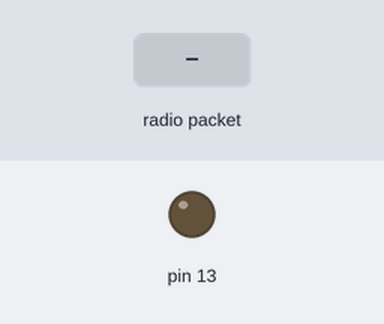
The sketch below on a simulated Arduino Uno, built with avr-gcc and run on an emulated ATmega328P. On the bench: output pins drawn as LEDs (lit = HIGH). Dashed ring = blinking. The test bench sets the inputs (shaded band). No radio packets arrive unless stated; what the sketch prints to the serial monitor is not drawn.

Above: at 0.1 s.
At 2.2 s:
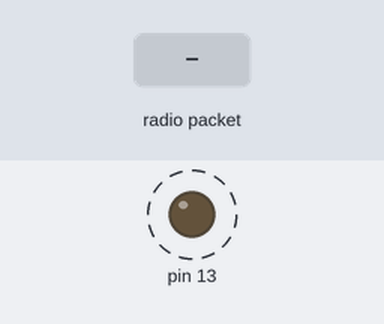
2.3 s: radio packet "1" arrives
Timing chart, 0 to 11.3 s (numbered marks = the images above; inputs shaded):
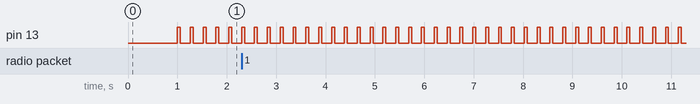

Measured:
- by itself, pin 13: alternates HIGH for 0.06 s and LOW for 0.20 s

The sketch:

DPER_20192_1031.ino
```cpp
#include <VirtualWire.h>
int token = 0;//token=0 ninguem tem a ficha , token=1 eu tenho a ficha , token=2 outro tem a ficha
 uint8_t buf[VW_MAX_MESSAGE_LEN];
 uint8_t buflen = VW_MAX_MESSAGE_LEN;
 const char *msg = "12 ";
void setup()
{
    pinMode(13,OUTPUT);
    Serial.begin(9600);  // Debugging only
    Serial.println("setup");

    vw_set_ptt_inverted(true); // Required for DR3100
    vw_setup(2000);  // Bits per sec

    vw_rx_start();       // Start the receiver PLL running
    while((millis()<1000)&&(token==0)){
      if (vw_get_message(buf, &buflen)) // Non-blocking
    {
  int i;

        digitalWrite(13, true);

  for (i = 0; i < buflen; i++)
  {
      Serial.print(buf[i], HEX);
      Serial.print(" ");
  }
  if((buf[1]==0x31))
  {
    vw_send((uint8_t *)msg, strlen(msg));
    vw_wait_tx(); // Wait until the whole message is gone
    token=1;
  }

  digitalWrite(13, false);
    }
     }
}

void loop()
{


    digitalWrite(13, HIGH); // Flash a light to show transmitting
    vw_send((uint8_t *)msg, strlen(msg));
    vw_wait_tx(); // Wait until the whole message is gone
    digitalWrite(13, LOW);
    delay(200);
    if (vw_get_message(buf, &buflen)) // Non-blocking
    {
  int i;

        digitalWrite(13, true); // Flash a light to show received good message
  // Message with a good checksum received, dump it.
//  Serial.print("Got: ");

  for (i = 0; i < buflen; i++)
  {
      Serial.print(buf[i], HEX);
      Serial.print(" ");
  }
  Serial.println("");
        digitalWrite(13, false);
    }
}
```
